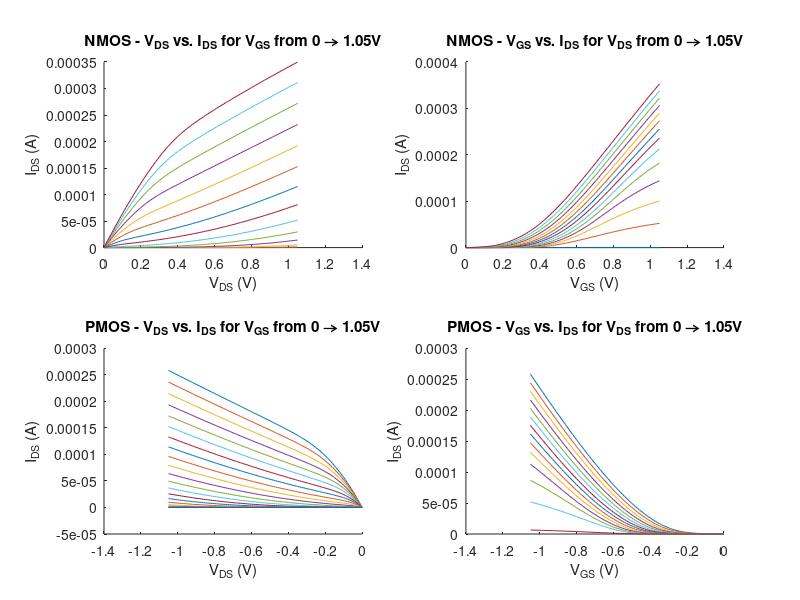

Recreate this plot in MATLAB. (Note: this script raises an error after producing the figure.)
%%
% This script will plot the IDS vs VDS curves generated for the NMOS +
% PMOS
nmos_file = importdata('nmos_characterization.txt', ' ', 3);
nmos_file = nmos_file.data;
pmos_file = importdata('pmos_characterization.txt', ' ', 3);
%pmos_file = pmos_file.data;

% each line of this file corresponds to a value of V_GS and each entry in a
% given line corresponds to a value of I_DS for each V_DS

figure();
subplot(2, 2, 1)
hold on
for row = 1:8:106
   x_vals = linspace(0, 1.05, 106);
   plot(x_vals, abs(nmos_file(row,2:end)));
end
xlabel('V_{DS} (V)')
ylabel('I_{DS} (A)')
title('NMOS - V_{DS} vs. I_{DS} for V_{GS} from 0 \rightarrow 1.05V')

subplot(2, 2, 2)
hold on
for col = 2:8:107
    x_vals = linspace(0, 1.05, 106);
    plot(x_vals, abs(nmos_file(:,col)));
end
xlabel('V_{GS} (V)')
ylabel('I_{DS} (A)')
title('NMOS - V_{GS} vs. I_{DS} for V_{DS} from 0 \rightarrow 1.05V')

subplot(2, 2, 3)
hold on
for row = 1:5:106
   x_vals = linspace(-1.05, 0, 106);
   plot(x_vals, pmos_file(row,2:end));
end
xlabel('V_{DS} (V)')
ylabel('I_{DS} (A)')
title('PMOS - V_{DS} vs. I_{DS} for V_{GS} from 0 \rightarrow 1.05V')

subplot(2, 2, 4)
hold on
for col = 2:8:107
    x_vals = linspace(-1.05, 0, 106);
    plot(x_vals, pmos_file(:,col));
end
xlabel('V_{GS} (V)')
ylabel('I_{DS} (A)')
title('PMOS - V_{GS} vs. I_{DS} for V_{DS} from 0 \rightarrow 1.05V')

%% Now we extrapolate the Id-Vgs curve at low V_ds to find the threshold voltage
subplot(2, 2, 1);
hold on
for col = 5:10:60
    x_vals = linspace(0, 1.05, 106);
    y_vals = abs(nmos_file(:,col))';
    linear_fit = fitlm(x_vals(60:100), y_vals(60:100));
    plot(linear_fit)
    plot(x_vals, abs(nmos_file(:,col)));
end
xlabel('$V_{GS}$ (V)', 'Interpreter', 'Latex')
ylabel('$I_{DS}$ (A)', 'Interpreter', 'Latex')
title('NMOS - $V_{GS}$ vs. $I_{DS}$ for $V_{DS}$ from 0 $\rightarrow$ 600 mV', 'Interpreter', 'Latex')

subplot(2, 2, 2);
hold on
for col = 5:1:60
    x_vals = linspace(0, 1.05, 106);
    y_vals = abs(nmos_file(:,col))';
    linear_fit = fitlm(x_vals(60:100), y_vals(60:100));
    intercept = linear_fit.Coefficients.Estimate(1);
    slope = linear_fit.Coefficients.Estimate(2);
    threshold_voltage_est = -intercept / slope;
    plot((col - 2) * 0.01, threshold_voltage_est, '*');
end
xlabel('$V_{DS}$ (V)', 'Interpreter', 'Latex')
ylabel('$V_{th}$ (V)', 'Interpreter', 'Latex')
title('NMOS - Threshold Voltage vs $V_{DS}$', 'Interpreter', 'Latex')

subplot(2, 2, 3);
hold on
for col = 60:10:100
    x_vals = linspace(-1.05, 0, 106);
    y_vals = pmos_file(:,col)';
    linear_fit = fitlm(x_vals(10:50), y_vals(10:50));
    plot(linear_fit)
    plot(x_vals, pmos_file(:,col));
end
xlabel('$V_{GS}$ (V)', 'Interpreter', 'Latex')
ylabel('$I_{DS}$ (A)', 'Interpreter', 'Latex')
title('PMOS - $V_{GS}$ vs. $I_{DS}$ for $V_{DS}$ from 0 $\rightarrow$ 600 mV', 'Interpreter', 'Latex')

subplot(2, 2, 4);
hold on
for col = 60:1:100
    x_vals = linspace(-1.05, 0, 106);
    y_vals = pmos_file(:,col)';
    linear_fit = fitlm(x_vals(10:50), y_vals(10:50));
    intercept = linear_fit.Coefficients.Estimate(1);
    slope = linear_fit.Coefficients.Estimate(2);
    threshold_voltage_est = -intercept / slope;
    plot(1.05 - ((col - 2) * 0.01), threshold_voltage_est, '*');
end
xlabel('$|V_{DS}|$ (V)', 'Interpreter', 'Latex')
ylabel('$V_{th}$ (V)', 'Interpreter', 'Latex')
title('PMOS - Threshold Voltage vs $V_{DS}$', 'Interpreter', 'Latex')

%% Fitting velocity saturation model
% params(1) = mu * C_ox
% params(2) = E_C * L
% params(3) = V_th (used when V_th fitting is desired)
W_L = 1e-6/32e-9;
subplot(1, 2, 1);
i_d_sat_model = @(params, data) ...
    ((W_L * params(1)/2) .* params(2)) .* (((data - params(3)).^2)./((data - params(3)) + params(2)));
xdata = linspace(0, 1.05, 106);
ydata = abs(nmos_file(:,107))';
xdata_fit = xdata(40:end);
ydata_fit = ydata(40:end);
%k_est = 31.25; %(3.9 * 8.854e-15/2.39e-9) * 30.4;
k_est = 0.00001;
params0 = [k_est, 0.3, .38];
nmos_idsat_params = lsqcurvefit(i_d_sat_model, params0, xdata_fit, ydata_fit);

times = linspace(xdata_fit(1), xdata_fit(end));
plot(xdata, ydata, times, i_d_sat_model(nmos_idsat_params, times), '--');
xlabel('$V_{GS}$ (V)', 'Interpreter', 'Latex')
ylabel('$I_{DS}$ (A)', 'Interpreter', 'Latex')
title('NMOS Fitting $I_{DSat}$ @ $V_{DS}$ = 1.05 V', 'Interpreter', 'Latex')
legend('Simulation Data', 'Best Fit Curve');

subplot(1, 2, 2);
xdata = linspace(-1.05, 0, 106);
ydata = abs(pmos_file(:,2))';
xdata_fit = xdata(15:60);
ydata_fit = ydata(15:60);
%k_est = 31.25; %(3.9 * 8.854e-15/2.39e-9) * 30.4;
k_est = 0.000001;
params0 = [k_est, 2, -.50];
pmos_idsat_params = lsqcurvefit(i_d_sat_model, params0, xdata_fit, ydata_fit);

times = linspace(xdata_fit(1), xdata_fit(end));
plot(xdata, ydata, times, i_d_sat_model(pmos_idsat_params, times), '--');
xlabel('$V_{GS}$ (V)', 'Interpreter', 'Latex')
ylabel('$I_{DS}$ (A)', 'Interpreter', 'Latex')
title('PMOS Fitting $I_{DSat}$ @ $|V_{DS}|$ = 1.05 V', 'Interpreter', 'Latex')
legend('Simulation Data', 'Best Fit Curve');


%% Fitting alpha-power law
% params(1) = alpha
% params(2) = K
% params(3) = V_th
subplot(1, 2, 1);
i_d_alpha_power = @(params, data)params(2) .* (data - params(3)) .^ params(1);
xdata = linspace(0, 1.05, 106);
ydata = abs(nmos_file(:,107))';
xdata_fit = xdata(40:100);
ydata_fit = ydata(40:100);
k_est = 0.0001;
params0 = [1.2, k_est, .45];
nmos_alpha_power_params = lsqcurvefit(i_d_alpha_power, params0, xdata_fit, ydata_fit);

times = linspace(xdata_fit(1), xdata_fit(end));
plot(xdata, ydata, times, i_d_alpha_power(nmos_alpha_power_params, times), '--');
xlabel('$V_{GS}$ (V)', 'Interpreter', 'Latex')
ylabel('$I_{DS}$ (A)', 'Interpreter', 'Latex')
title('NMOS Fitting Alpha-Power @ $V_{DS}$ = 1.05 V', 'Interpreter', 'Latex')
legend('Simulation Data', 'Best Fit Curve');

subplot(1, 2, 2);
xdata = linspace(-1.05, 0, 106);
ydata = abs(pmos_file(:,2))';
xdata_fit = xdata(7:60);
ydata_fit = ydata(7:60);
k_est = 0.0001;
params0 = [1.2, k_est, -.38];
pmos_alpha_power_params = lsqcurvefit(i_d_alpha_power, params0, xdata_fit, ydata_fit);

times = linspace(xdata_fit(1), xdata_fit(end));
plot(xdata, ydata, times, i_d_alpha_power(pmos_alpha_power_params, times), '--');
xlabel('$V_{GS}$ (V)', 'Interpreter', 'Latex')
ylabel('$I_{DS}$ (A)', 'Interpreter', 'Latex')
title('PMOS Fitting Alpha-Power @ $|V_{DS}|$ = 1.05 V', 'Interpreter', 'Latex')
legend('Simulation Data', 'Best Fit Curve');

%% Fitting alpha-power law with alpha fixed to 1
% params(1) = K
% params(2) = V_th
subplot(1, 2, 1);
i_d_alpha_power = @(params, data)params(1) .* (data - params(2));
xdata = linspace(0, 1.05, 106);
ydata = abs(nmos_file(:,107))';
xdata_fit = xdata(40:100);
ydata_fit = ydata(40:100);
k_est = 0.0001;
params0 = [k_est, .45];
nmos_alpha1_power_params = lsqcurvefit(i_d_alpha_power, params0, xdata_fit, ydata_fit);

times = linspace(xdata_fit(1), xdata_fit(end));
plot(xdata, ydata, times, i_d_alpha_power(nmos_alpha1_power_params, times), '--');
xlabel('$V_{GS}$ (V)', 'Interpreter', 'Latex')
ylabel('$I_{DS}$ (A)', 'Interpreter', 'Latex')
title('NMOS Fitting Alpha-Power ($\alpha=1$) @ $V_{DS}$ = 1.05 V', 'Interpreter', 'Latex')
legend('Simulation Data', 'Best Fit Curve');

subplot(1, 2, 2);
xdata = linspace(-1.05, 0, 106);
ydata = abs(pmos_file(:,2))';
xdata_fit = xdata(7:60);
ydata_fit = ydata(7:60);
k_est = 0.0001;
params0 = [k_est, -.38];
pmos_alpha1_power_params = lsqcurvefit(i_d_alpha_power, params0, xdata_fit, ydata_fit);

times = linspace(xdata_fit(1), xdata_fit(end));
plot(xdata, ydata, times, i_d_alpha_power(pmos_alpha1_power_params, times), '--');
xlabel('$V_{GS}$ (V)', 'Interpreter', 'Latex')
ylabel('$I_{DS}$ (A)', 'Interpreter', 'Latex')
title('PMOS Fitting Alpha-Power ($\alpha=1$) @ $|V_{DS}|$ = 1.05 V', 'Interpreter', 'Latex')
legend('Simulation Data', 'Best Fit Curve');